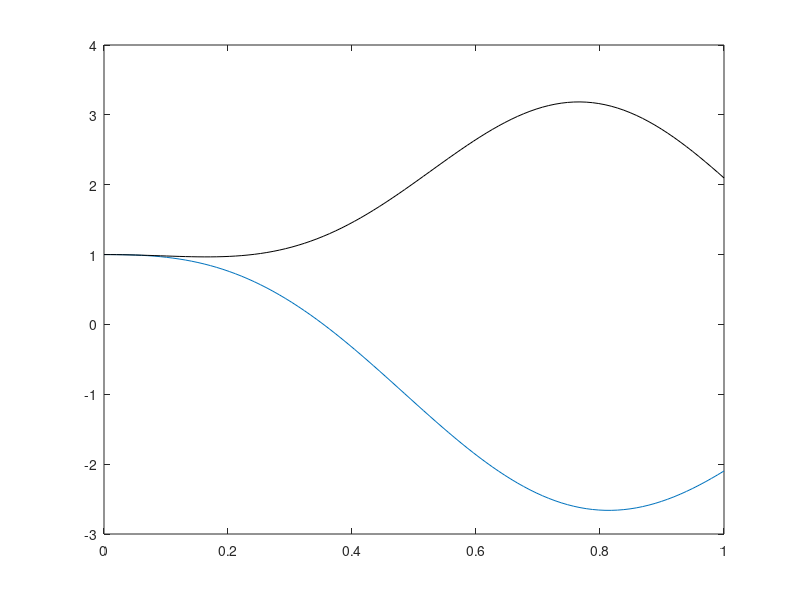
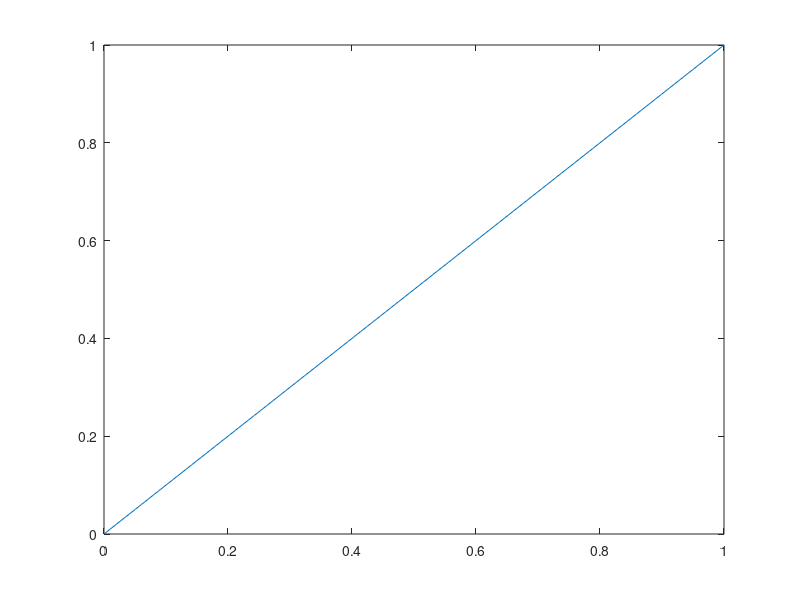

Write MATLAB code to recreate these figures, in order.
clear all;
clc;

t = linspace(0,1,100);

f = @(x) cos(x).^3 - 3*sin(2*x).^3;

y1 = f(t);

g = @(x) cos(x).^5 + 3*sin(2*x).^4;

y2 = g(t); %feval(f,t)

figure(1)
plot(t,f(t))
hold on
plot(t,g(t),"k");
%hold off
figure(2)
plot(t,t);